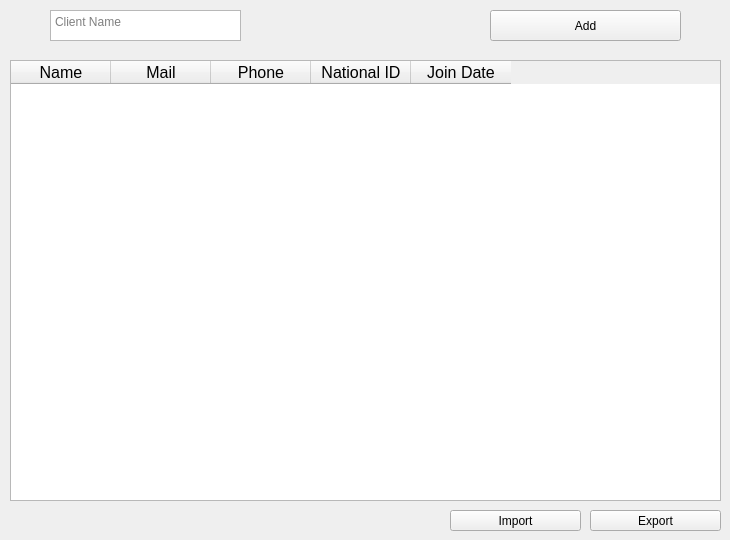
      <widget class="QWidget" name="tab_11">
       <attribute name="title">
        <string>All Clients</string>
       </attribute>
       <widget class="QTableWidget" name="tableWidget_3">
        <property name="geometry">
         <rect>
          <x>10</x>
          <y>60</y>
          <width>711</width>
          <height>441</height>
         </rect>
        </property>
        <column>
         <property name="text">
          <string>Name</string>
         </property>
         <property name="font">
          <font>
           <pointsize>12</pointsize>
          </font>
         </property>
         <property name="textAlignment">
          <set>AlignCenter</set>
         </property>
        </column>
        <column>
         <property name="text">
          <string>Mail</string>
         </property>
         <property name="font">
          <font>
           <pointsize>12</pointsize>
          </font>
         </property>
         <property name="textAlignment">
          <set>AlignCenter</set>
         </property>
        </column>
        <column>
         <property name="text">
          <string>Phone</string>
         </property>
         <property name="font">
          <font>
           <pointsize>12</pointsize>
          </font>
         </property>
         <property name="textAlignment">
          <set>AlignCenter</set>
         </property>
        </column>
        <column>
         <property name="text">
          <string>National ID</string>
         </property>
         <property name="font">
          <font>
           <pointsize>12</pointsize>
          </font>
         </property>
         <property name="textAlignment">
          <set>AlignCenter</set>
         </property>
        </column>
        <column>
         <property name="text">
          <string>Join Date</string>
         </property>
         <property name="font">
          <font>
           <pointsize>12</pointsize>
          </font>
         </property>
         <property name="textAlignment">
          <set>AlignCenter</set>
         </property>
        </column>
       </widget>
       <widget class="QPushButton" name="pushButton_14">
        <property name="geometry">
         <rect>
          <x>490</x>
          <y>10</y>
          <width>191</width>
          <height>31</height>
         </rect>
        </property>
        <property name="text">
         <string>Add</string>
        </property>
       </widget>
       <widget class="QTextEdit" name="textEdit_3">
        <property name="geometry">
         <rect>
          <x>50</x>
          <y>10</y>
          <width>191</width>
          <height>31</height>
         </rect>
        </property>
        <property name="placeholderText">
         <string>Client Name</string>
        </property>
       </widget>
       <widget class="QPushButton" name="pushButton_35">
        <property name="geometry">
         <rect>
          <x>450</x>
          <y>510</y>
          <width>131</width>
          <height>21</height>
         </rect>
        </property>
        <property name="text">
         <string>Import</string>
        </property>
       </widget>
       <widget class="QPushButton" name="pushButton_36">
        <property name="geometry">
         <rect>
          <x>590</x>
          <y>510</y>
          <width>131</width>
          <height>21</height>
         </rect>
        </property>
        <property name="text">
         <string>Export</string>
        </property>
       </widget>
      </widget>
